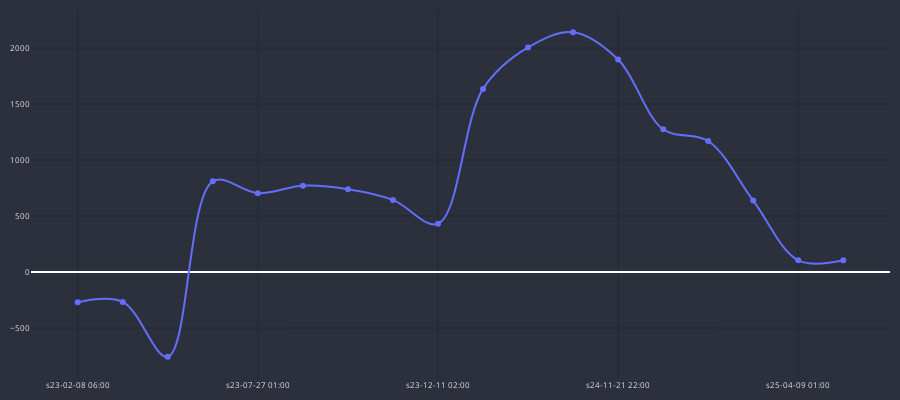

Here is the notebook cell this chart was saved with:
### Code cell
cp = CandlePlot(df_trades, candles=False)
cp.show_plot(line_traces=['GAIN_C'])

### Figure 1 — Plotly figure (JSON) as saved in the notebook; plotly's stock layout.template omitted (floating-point values rounded to 4 significant figures)
{"data": [{"line": {"shape": "spline", "width": 2}, "name": "GAIN_C", "type": "scatter", "x": ["s23-02-08 06:00", "s23-02-15 10:00", "s23-03-22 21:00", "s23-04-04 05:00", "s23-07-27 01:00", "s23-08-09 09:00", "s23-09-15 01:00", "s23-10-31 09:00", "s23-12-11 02:00", "s24-01-12 10:00", "s24-07-25 01:00", "s24-09-26 01:00", "s24-11-21 22:00", "s24-12-19 18:00", "s25-01-16 02:00", "s25-03-13 01:00", "s25-04-09 01:00", "s25-05-05 01:00"], "y": [-268.7, -266.1, -756.4, 810.5, 703.8, 771.2, 740.3, 644.4, 432.1, 1635.0, 2005.0, 2141.0, 1897.0, 1275.0, 1170.0, 638.0, 105.3, 105.3]}], "layout": {"font": {"color": "#e1e1e1", "size": 8}, "height": 400, "margin": {"b": 10, "l": 10, "r": 10, "t": 10}, "paper_bgcolor": "#2c303c", "plot_bgcolor": "#2c303c", "width": 900, "xaxis": {"gridcolor": "#1f292f", "nticks": 5, "rangeslider": {"visible": false}}, "yaxis": {"gridcolor": "#1f292f"}}}
